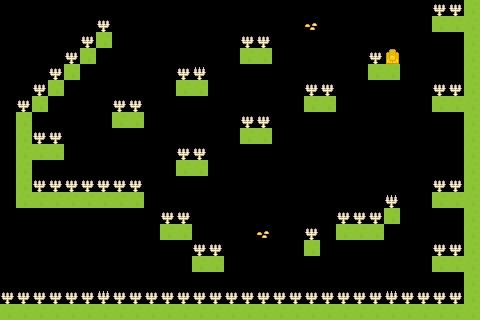

A level layout from a 2D game, rendered from its tile map. Below: a short description, then the map file with tile-grid data replaced by summaries:
An orthogonal 30x20 tile map with 16x16 px tiles, 4 tile layers (Platforms, Gold, UnlitLights, LitLights), 2 tilesets.

<map version="1.10" tiledversion="1.11.0" orientation="orthogonal" renderorder="right-down" width="30" height="20" tilewidth="16" tileheight="16" infinite="0" backgroundcolor="#000000" nextlayerid="6" nextobjectid="1">
 <tileset firstgid="1" source="roguelike-base.tsx" />
 <tileset firstgid="1768" source="roguelike-interior.tsx" />
 <layer id="2" name="Platforms" width="30" height="20">
  <data>[600 cells, 100 non-empty, 1 distinct tile ids]</data>
 </layer>
 <layer id="5" name="Gold" width="30" height="20">
  <data>[600 cells, 3 non-empty, 2 distinct tile ids]</data>
 </layer>
 <layer id="3" name="UnlitLights" width="30" height="20">
  <data>[600 cells, 73 non-empty, 1 distinct tile ids]</data>
 </layer>
 <layer id="4" name="LitLights" width="30" height="20">
  <data>[600 cells, 4 non-empty, 1 distinct tile ids]</data>
 </layer>
</map>